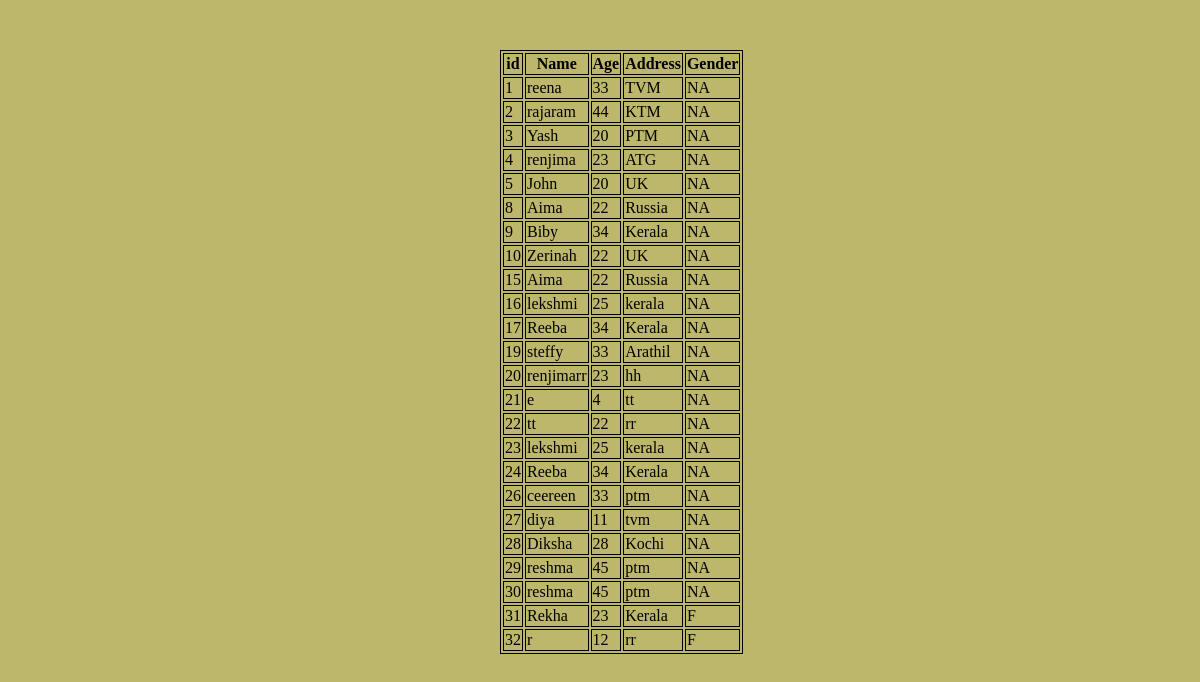
The page /studentinfo on the database as committed earlier.
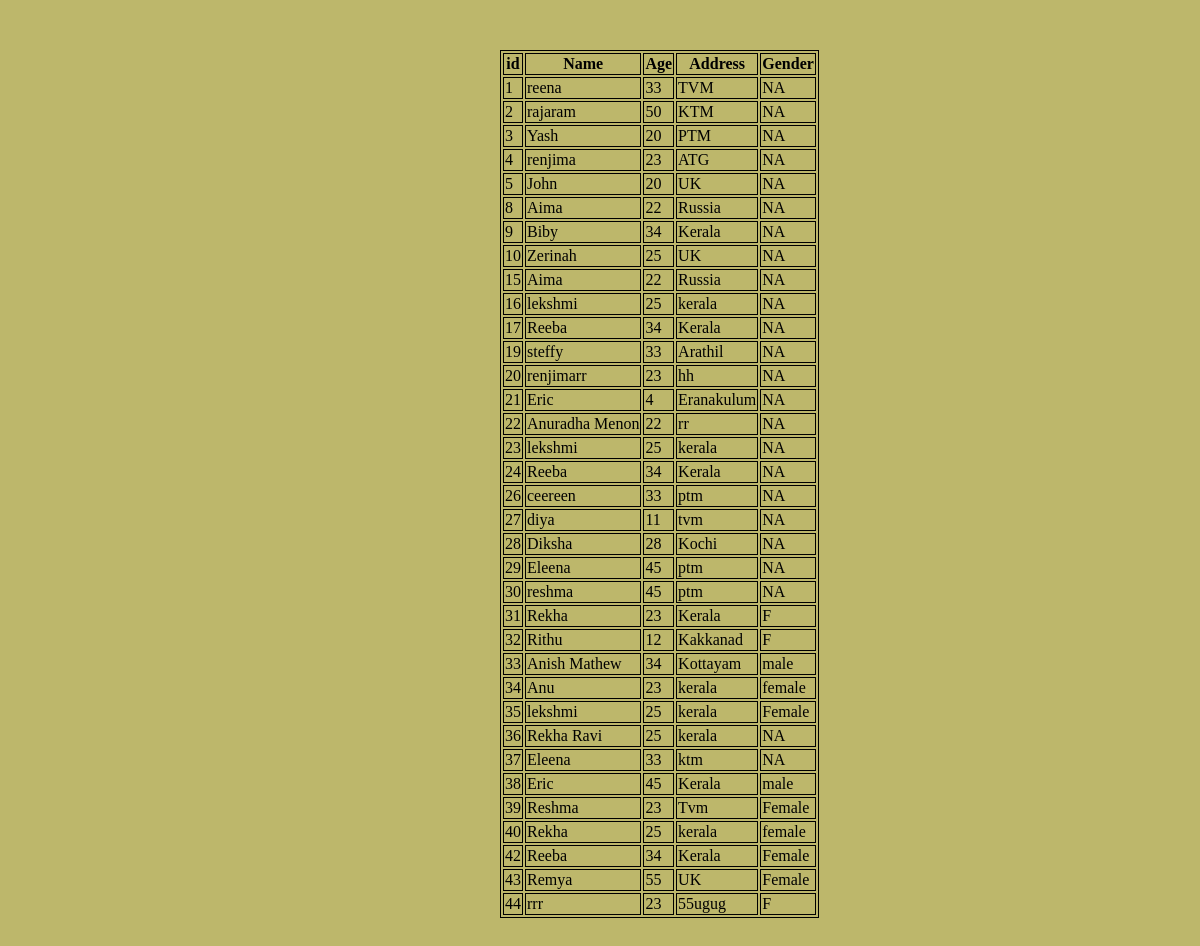
The same page on the database as committed later.
### djangoapp/models.py (models this page shows, shortened)
class student(models.Model):
    name = models.CharField(max_length=20)
    age = models.IntegerField()
    address = models.TextField()
    gender=models.CharField(max_length=10,default="NA")
    class Meta:
        verbose_name_plural ="student details"

### djangoapp/views.py (the view)
# urls.py: path('studentinfo',views.studentData),
def studentData(request):
    students = student.objects.all()
    return render(request, 'djangoapp/students.html', {'students': students})

### djangoapp/templates/djangoapp/students.html (shortened to what this page needs)
<!DOCTYPE html>
{% load static %}
<html lang="en">
<head>
    <link rel="stylesheet" href="{% static 'css/styles.css' %}" >
</head>
<body>
    <table>
      <tr>
        <th>id</th>
        <th>Name</th>
        <th>Age</th>
        <th>Address</th>
        <th>Gender</th>
      </tr>
      {% for student in students %}
      <tr>
            <td>{{student.id}}</td>
            <td>{{student.name}}</td>
            <td>{{student.age}}</td>
            <td>{{student.address}}</td>
            <td>{{student.gender}}</td>
      </tr>
      {% endfor %}
    </table>
</body>
</html>

### djangoapp/static/css/styles.css (style rules this page uses)
table, th, td { border: 1px solid black; }
body { background-color: darkkhaki; margin-top: 50px; margin-left: 500px; margin-right: 90px; margin-bottom: 400px; }

Rows that differ between the two databases and show on the page:
changed student "rajaram": age "44" → "50"
changed student "Zerinah": age "22" → "25"
changed student id 21: name "e" → "Eric"; address "tt" → "Eranakulum"
changed student "rr": name "tt" → "Anuradha Menon"
changed student id 29: name "reshma" → "Eleena"
changed student id 32: name "r" → "Rithu"; address "rr" → "Kakkanad"
added student: id "33", name "Anish Mathew", age "34", address "Kottayam", gender "male"
added student: id "34", name "Anu", age "23", address "kerala", gender "female"
added student: id "35", name "lekshmi", age "25", address "kerala", gender "Female"
added student: id "36", name "Rekha Ravi", age "25", address "kerala", gender "NA"
added student: id "37", name "Eleena", age "33", address "ktm", gender "NA"
added student: id "38", name "Eric", age "45", address "Kerala", gender "male"
added student: id "39", name "Reshma", age "23", address "Tvm", gender "Female"
added student: id "40", name "Rekha", age "25", address "kerala", gender "female"
added student: id "42", name "Reeba", age "34", address "Kerala", gender "Female"
added student: id "43", name "Remya", age "55", address "UK", gender "Female"
added student: id "44", name "rrr", age "23", address "55ugug", gender "F"
